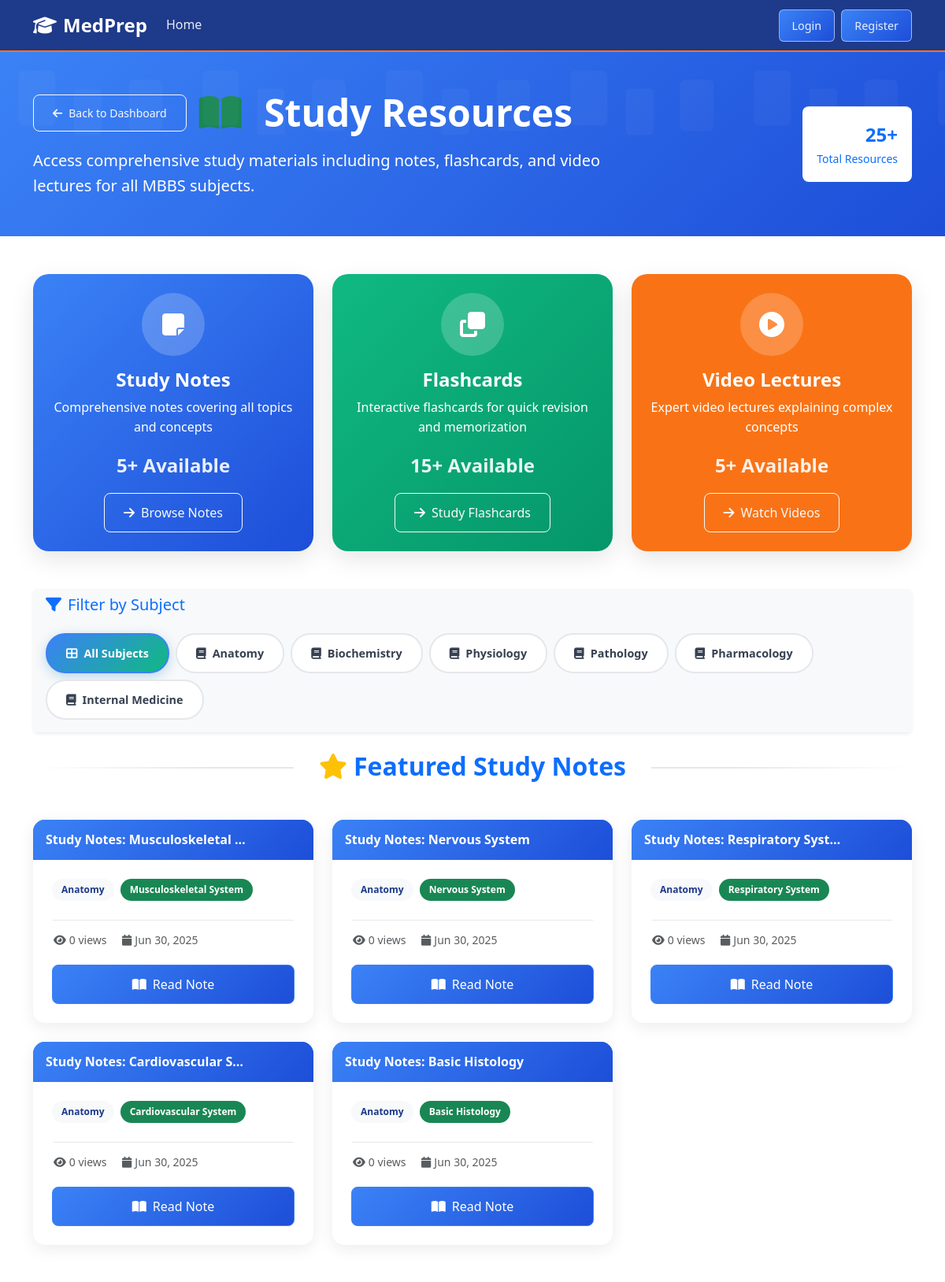
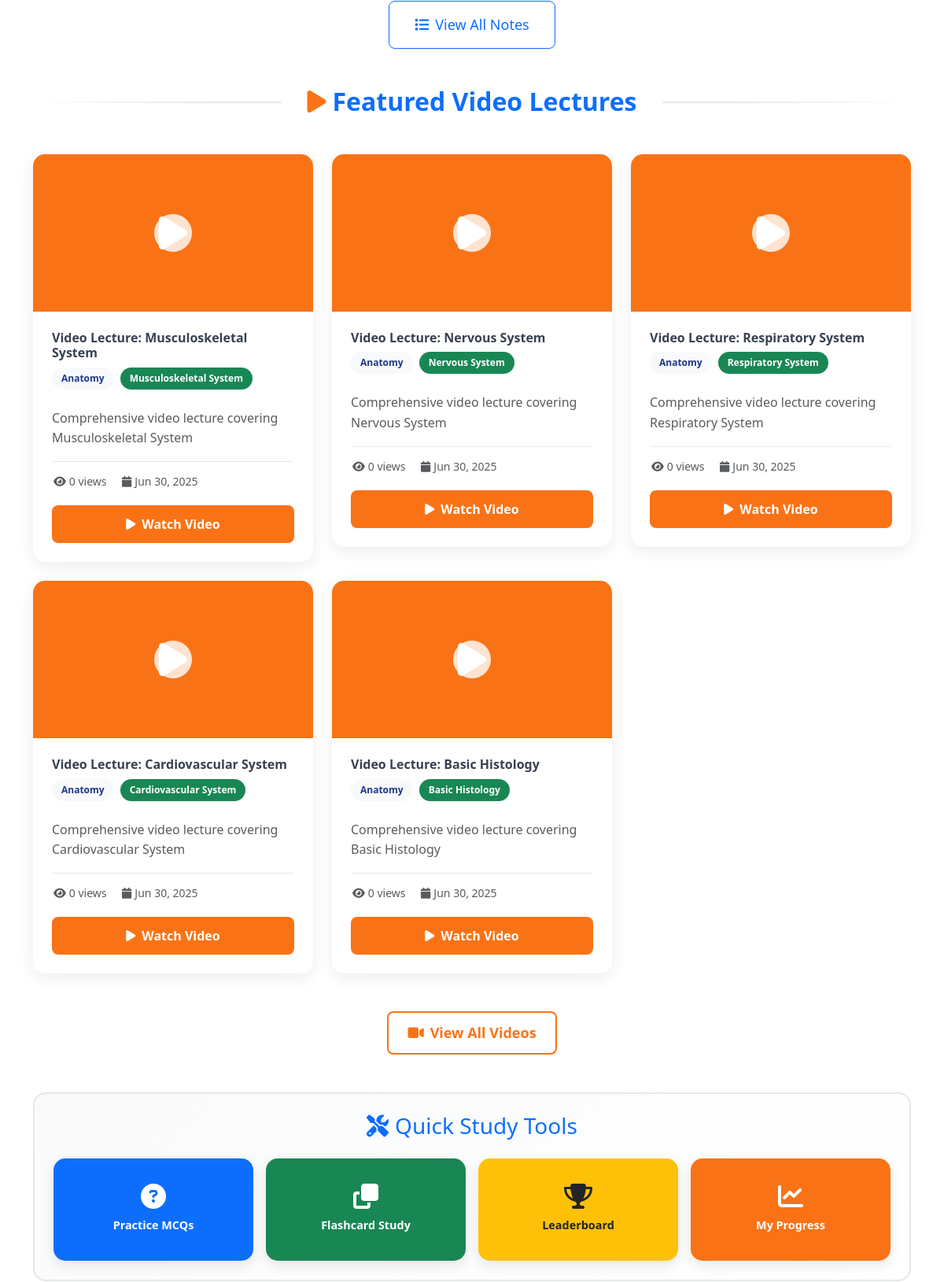
The page /resources/ (upper part) on the database as committed earlier (2 pictures, top to bottom).
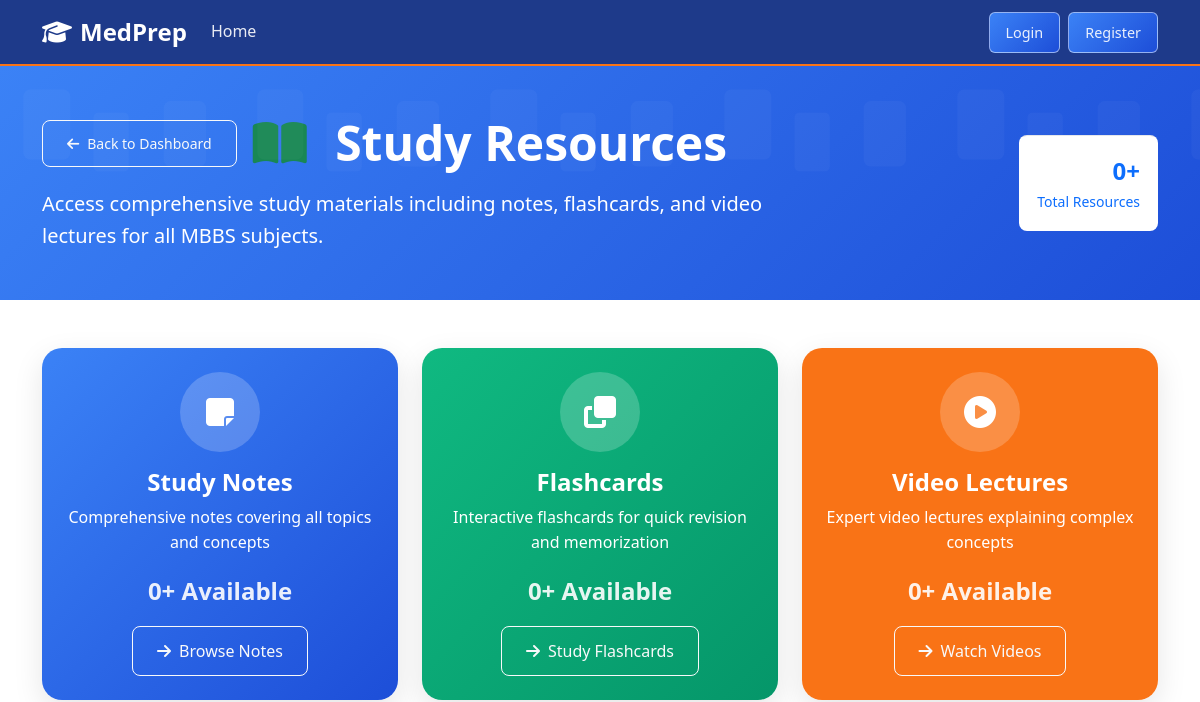
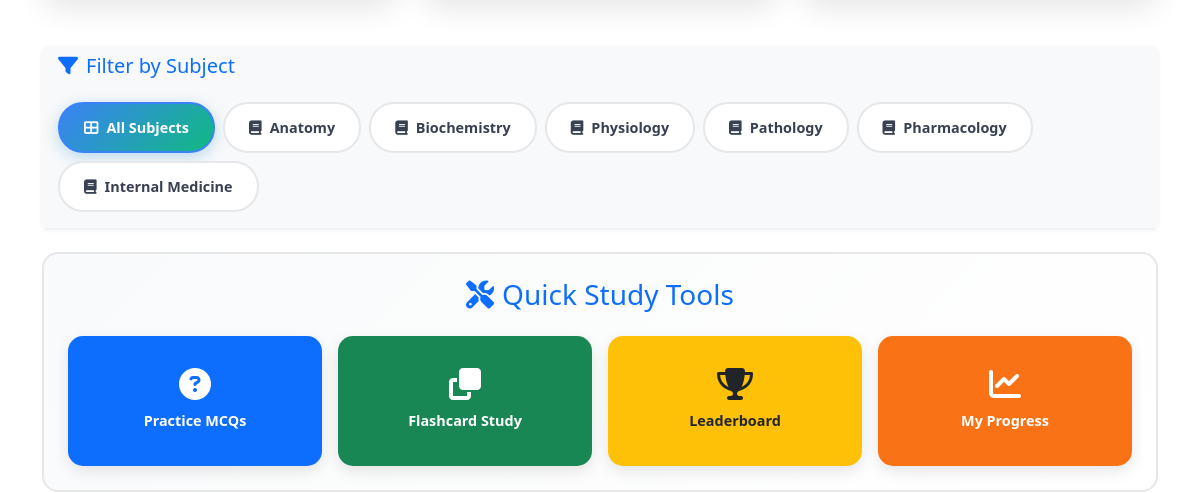
The same page on the database as committed later (2 pictures, top to bottom).
### core/models/academic_models.py (models this page shows, shortened)
class Subject(models.Model):
    name = models.CharField(max_length=100, unique=True)
    code = models.CharField(max_length=10, unique=True)
    description = models.TextField(blank=True)
    year_applicable = models.CharField(
        max_length=3,
        choices=[
            ('1st', '1st Year'),
            ('2nd', '2nd Year'),
            ('3rd', '3rd Year'),
            ('4th', '4th Year'),
            ('5th', '5th Year (Final)'),
            ('all', 'All Years'),
        ],
        default='all'
    )
    is_active = models.BooleanField(default=True)
    created_at = models.DateTimeField(auto_now_add=True)
    class Meta:
        verbose_name = 'Subject'
        verbose_name_plural = 'Subjects'
        ordering = ['year_applicable', 'name']

class Topic(models.Model):
    subject = models.ForeignKey(Subject, on_delete=models.CASCADE, related_name='topics')
    name = models.CharField(max_length=200)
    description = models.TextField(blank=True)
    order = models.PositiveIntegerField(default=0)
    is_active = models.BooleanField(default=True)
    created_at = models.DateTimeField(auto_now_add=True)
    class Meta:
        verbose_name = 'Topic'
        verbose_name_plural = 'Topics'
        ordering = ['subject', 'order', 'name']
        unique_together = ['subject', 'name']

### core/models/resource_models.py (models this page shows, shortened)
class Note(models.Model):
    title = models.CharField(max_length=200)
    topic = models.ForeignKey(Topic, on_delete=models.CASCADE, related_name='notes')
    content = models.TextField()  # Rich text content
    pdf_file = models.FileField(upload_to='uploads/resources/notes/', blank=True, null=True)
    is_premium = models.BooleanField(default=False)
    is_active = models.BooleanField(default=True)
    created_by = models.ForeignKey(User, on_delete=models.CASCADE, related_name='created_notes')
    created_at = models.DateTimeField(auto_now_add=True)
    updated_at = models.DateTimeField(auto_now=True)
    tags = models.ManyToManyField('Tag', blank=True, related_name='notes')
    class Meta:
        verbose_name = 'Note'
        verbose_name_plural = 'Notes'
        ordering = ['-created_at']

class VideoResource(models.Model):
    title = models.CharField(max_length=200)
    topic = models.ForeignKey(Topic, on_delete=models.CASCADE, related_name='videos')
    description = models.TextField(blank=True)
    video_url = models.URLField()  # YouTube, Vimeo, or other video platform URL
    duration_minutes = models.PositiveIntegerField(default=0)
    thumbnail = models.ImageField(upload_to='uploads/resources/thumbnails/', blank=True, null=True)
    is_premium = models.BooleanField(default=False)
    is_active = models.BooleanField(default=True)
    created_by = models.ForeignKey(User, on_delete=models.CASCADE, related_name='created_videos')
    created_at = models.DateTimeField(auto_now_add=True)
    tags = models.ManyToManyField('Tag', blank=True, related_name='videos')
    class Meta:
        verbose_name = 'Video Resource'
        verbose_name_plural = 'Video Resources'
        ordering = ['-created_at']

### core/views/resource_views.py (the view)
# urls.py: path('resources/', views.ResourcesView.as_view(), name='resources'),
class ResourcesView(TemplateView):
    template_name = 'core/resources/resources.html'
    def get_context_data(self, **kwargs):
        context = super().get_context_data(**kwargs)
        notes_count = Note.objects.filter(is_active=True).count()
        flashcards_count = Flashcard.objects.filter(is_active=True).count()
        videos_count = VideoResource.objects.filter(is_active=True).count()
        featured_notes = Note.objects.filter(is_active=True)[:6]
        featured_videos = VideoResource.objects.filter(is_active=True)[:6]
        subjects = Subject.objects.filter(is_active=True)
        context.update({
            'notes_count': notes_count,
            'flashcards_count': flashcards_count,
            'videos_count': videos_count,
            'featured_notes': featured_notes,
            'featured_videos': featured_videos,
            'subjects': subjects,
        })
        return context

### templates/core/resources/resources.html (shortened to what this page needs)
{% extends 'base.html' %}
{% load static %}
{% block extra_css %}
<link href="{% static 'core/css/resources.css' %}?v=1.0" rel="stylesheet">
{% endblock %}
{% block content %}
<div class="resources-header bg-primary text-white py-5">
    <div class="container">
        <div class="row align-items-center">
            <div class="col-lg-8">
                <div class="d-flex align-items-center mb-3">
                    <a href="{% url 'core:dashboard' %}" class="btn btn-outline-light btn-sm me-3">
                        <i class="fas fa-arrow-left me-2"></i>Back to Dashboard
                    </a>
                    <h1 class="display-5 fw-bold mb-0">
                        <i class="fas fa-book-open text-success me-3"></i>
                        Study Resources
                    </h1>
                </div>
                <p class="lead mb-0">
                    Access comprehensive study materials including notes, flashcards, and video lectures for all MBBS subjects.
                </p>
            </div>
            <div class="col-lg-4 text-end">
                <div class="resource-stats bg-white text-primary p-3 rounded-3 d-inline-block">
                    <div class="fw-bold fs-4">{{ notes_count|add:flashcards_count|add:videos_count }}+</div>
                    <div class="small">Total Resources</div>
                </div>
            </div>
        </div>
    </div>
</div>
<div class="container py-5">
    <div class="row g-4 mb-5">
        <div class="col-md-4">
            <div class="resource-type-card bg-gradient-blue text-white h-100">
                <div class="card-body text-center p-4">
                    <div class="resource-icon mb-3">
                        <i class="fas fa-sticky-note"></i>
                    </div>
                    <h4 class="fw-bold mb-2">Study Notes</h4>
                    <p class="mb-3">Comprehensive notes covering all topics and concepts</p>
                    <div class="stat-number mb-3">{{ notes_count }}+ Available</div>
                    <a href="{% url 'core:notes_list' %}" class="btn btn-outline-light">
                        <i class="fas fa-arrow-right me-2"></i>Browse Notes
                    </a>
                </div>
            </div>
        </div>
        <div class="col-md-4">
            <div class="resource-type-card bg-gradient-green text-white h-100">
                <div class="card-body text-center p-4">
                    <div class="resource-icon mb-3">
                        <i class="fas fa-clone"></i>
                    </div>
                    <h4 class="fw-bold mb-2">Flashcards</h4>
                    <p class="mb-3">Interactive flashcards for quick revision and memorization</p>
                    <div class="stat-number mb-3">{{ flashcards_count }}+ Available</div>
                    <a href="{% url 'core:flashcards_list' %}" class="btn btn-outline-light">
                        <i class="fas fa-arrow-right me-2"></i>Study Flashcards
                    </a>
                </div>
            </div>
        </div>
        <div class="col-md-4">
            <div class="resource-type-card bg-gradient-orange text-white h-100">
                <div class="card-body text-center p-4">
                    <div class="resource-icon mb-3">
                        <i class="fas fa-play-circle"></i>
                    </div>
                    <h4 class="fw-bold mb-2">Video Lectures</h4>
                    <p class="mb-3">Expert video lectures explaining complex concepts</p>
                    <div class="stat-number mb-3">{{ videos_count }}+ Available</div>
                    <a href="{% url 'core:videos_list' %}" class="btn btn-outline-light">
                        <i class="fas fa-arrow-right me-2"></i>Watch Videos
                    </a>
                </div>
            </div>
        </div>
    </div>
    <div class="row mb-4">
        <div class="col-12">
            <div class="card border-0 shadow-sm">
                <div class="card-header bg-light border-bottom-0">
                    <h5 class="mb-0 text-primary">
                        <i class="fas fa-filter me-2"></i>Filter by Subject
                    </h5>
                </div>
                <div class="card-body bg-light">
                    <div class="subject-filter-tabs">
                        <button class="filter-btn active" data-subject="all">
                            <i class="fas fa-th-large me-2"></i>All Subjects
                        </button>
                        {% for subject in subjects %}
                        <button class="filter-btn" data-subject="{{ subject.id }}">
                            <i class="fas fa-book me-2"></i>{{ subject.name }}
                        </button>
                        {% endfor %}
                    </div>
                </div>
            </div>
        </div>
    </div>
    {% if featured_notes %}
    <div class="section-divider mb-5">
        <h2 class="section-title text-primary">
            <i class="fas fa-star text-warning me-2"></i>Featured Study Notes
        </h2>
    </div>
    <div class="row g-4 mb-5">
        {% for note in featured_notes %}
        <div class="col-md-6 col-lg-4">
            <div class="resource-card note-card" data-subject="{{ note.topic.subject.id }}">
                <div class="card-header bg-primary text-white">
                    <div class="d-flex justify-content-between align-items-center">
                        <h6 class="mb-0 fw-bold">{{ note.title|truncatechars:30 }}</h6>
                    </div>
                </div>
                <div class="card-body">
                    <div class="resource-meta mb-3">
                        <span class="badge bg-light text-navy mb-2">{{ note.topic.subject.name }}</span>
                        <span class="badge bg-success text-white mb-2">{{ note.topic.name }}</span>
                    </div>
                    <div class="resource-stats mb-3">
                        <small class="text-muted">
                            <i class="fas fa-eye me-1"></i>{{ note.views|default:0 }} views
                            <i class="fas fa-calendar ms-3 me-1"></i>{{ note.created_at|date:"M d, Y" }}
                        </small>
                    </div>
                    <div class="d-grid">
                        <a href="{% url 'core:note_detail' note.pk %}" class="btn btn-primary">
                            <i class="fas fa-book-open me-2"></i>Read Note
                        </a>
                    </div>
                </div>
            </div>
        </div>
        {% endfor %}
    </div>
    <div class="text-center mb-5">
        <a href="{% url 'core:notes_list' %}" class="btn btn-outline-primary btn-lg">
            <i class="fas fa-list me-2"></i>View All Notes
        </a>
    </div>
    {% endif %}
    {% if featured_videos %}
    <div class="section-divider mb-5">
        <h2 class="section-title text-primary">
            <i class="fas fa-play text-orange me-2"></i>Featured Video Lectures
        </h2>
    </div>
    <div class="row g-4 mb-5">
        {% for video in featured_videos %}
        <div class="col-md-6 col-lg-4">
            <div class="resource-card video-card" data-subject="{{ video.topic.subject.id }}">
                <div class="video-thumbnail">
                    {% if video.thumbnail %}
                    <img src="{{ video.thumbnail.url }}" alt="{{ video.title }}" class="img-fluid">
                    {% else %}
                    <div class="thumbnail-placeholder bg-gradient-orange">
                        <i class="fas fa-play"></i>
                    </div>
                    {% endif %}
                    <div class="play-overlay">
                        <i class="fas fa-play-circle"></i>
                    </div>
                </div>
                <div class="card-body">
                    <div class="d-flex justify-content-between align-items-start mb-2">
                        <h6 class="fw-bold mb-0">{{ video.title|truncatechars:40 }}</h6>
                    </div>
                    <div class="resource-meta mb-3">
                        <span class="badge bg-light text-navy mb-2">{{ video.topic.subject.name }}</span>
                        <span class="badge bg-success text-white mb-2">{{ video.topic.name }}</span>
                    </div>
                    <p class="text-muted mb-3">{{ video.description|truncatechars:80 }}</p>
                    <div class="resource-stats mb-3">
                        <small class="text-muted">
                            <i class="fas fa-eye me-1"></i>{{ video.views|default:0 }} views
                            <i class="fas fa-calendar ms-3 me-1"></i>{{ video.created_at|date:"M d, Y" }}
                        </small>
                    </div>
                    <div class="d-grid">
                        <a href="{% url 'core:video_detail' video.pk %}" class="btn btn-orange">
                            <i class="fas fa-play me-2"></i>Watch Video
                        </a>
                    </div>
                </div>
            </div>
        </div>
        {% endfor %}
    </div>
    <div class="text-center mb-5">
        <a href="{% url 'core:videos_list' %}" class="btn btn-outline-orange btn-lg">
            <i class="fas fa-video me-2"></i>View All Videos
        </a>
    </div>
    {% endif %}
    <div class="row">
        <div class="col-12">
            <div class="quick-tools-section bg-light p-4 rounded-4">
                <h3 class="text-center text-primary mb-4">
                    <i class="fas fa-tools me-2"></i>Quick Study Tools
                </h3>
                <div class="row g-3">
                    <div class="col-md-3">
                        <a href="{% url 'core:question_bank' %}" class="tool-link">
                            <div class="tool-card bg-primary text-white">
                                <i class="fas fa-question-circle"></i>
                                <span>Practice MCQs</span>
                            </div>
                        </a>
                    </div>
                    <div class="col-md-3">
                        <a href="{% url 'core:flashcards_list' %}" class="tool-link">
                            <div class="tool-card bg-success text-white">
                                <i class="fas fa-clone"></i>
                                <span>Flashcard Study</span>
                            </div>
                        </a>
                    </div>
                    <div class="col-md-3">
                        <a href="{% url 'core:leaderboard' %}" class="tool-link">
                            <div class="tool-card bg-warning text-dark">
                                <i class="fas fa-trophy"></i>
                                <span>Leaderboard</span>
                            </div>
                        </a>
                    </div>
                    <div class="col-md-3">
                        <a href="{% url 'core:dashboard' %}" class="tool-link">
                            <div class="tool-card bg-orange text-white">
                                <i class="fas fa-chart-line"></i>
                                <span>My Progress</span>
                            </div>
                        </a>
                    </div>
                </div>
            </div>
        </div>
    </div>
</div>
{% endblock %}

Rows that differ between the two databases and show on the page:
removed Note: title "Study Notes: Musculoskeletal …", topic.subject.name "Anatomy", topic.name "Musculoskeletal System", views "0", created_at "Jun 30, 2025"
removed Note: title "Study Notes: Nervous System", topic.subject.name "Anatomy", topic.name "Nervous System", views "0", created_at "Jun 30, 2025"
removed Note: title "Study Notes: Respiratory Syst…", topic.subject.name "Anatomy", topic.name "Respiratory System", views "0", created_at "Jun 30, 2025"
removed Note: title "Study Notes: Cardiovascular S…", topic.subject.name "Anatomy", topic.name "Cardiovascular System", views "0", created_at "Jun 30, 2025"
removed Note: title "Study Notes: Basic Histology", topic.subject.name "Anatomy", topic.name "Basic Histology", views "0", created_at "Jun 30, 2025"
removed VideoResource: title "Video Lecture: Musculoskeletal System", topic.subject.name "Anatomy", topic.name "Musculoskeletal System", description "Comprehensive video lecture covering Musculoskeletal System", views "0", created_at "Jun 30, 2025"
removed VideoResource: title "Video Lecture: Nervous System", topic.subject.name "Anatomy", topic.name "Nervous System", description "Comprehensive video lecture covering Nervous System", views "0", created_at "Jun 30, 2025"
removed VideoResource: title "Video Lecture: Respiratory System", topic.subject.name "Anatomy", topic.name "Respiratory System", description "Comprehensive video lecture covering Respiratory System", views "0", created_at "Jun 30, 2025"
removed VideoResource: title "Video Lecture: Cardiovascular System", topic.subject.name "Anatomy", topic.name "Cardiovascular System", description "Comprehensive video lecture covering Cardiovascular System", views "0", created_at "Jun 30, 2025"
removed VideoResource: title "Video Lecture: Basic Histology", topic.subject.name "Anatomy", topic.name "Basic Histology", description "Comprehensive video lecture covering Basic Histology", views "0", created_at "Jun 30, 2025"
Other text that changed with them:
{{ notes_count|add:flashcards_count|add:videos_count }}: "25" → "0"
{{ notes_count }}: "5" → "0"
{{ flashcards_count }}: "15" → "0"
{{ videos_count }}: "5" → "0"
text no longer shown: "Featured Study Notes View All Notes Featured Video Lectures View All Videos"
